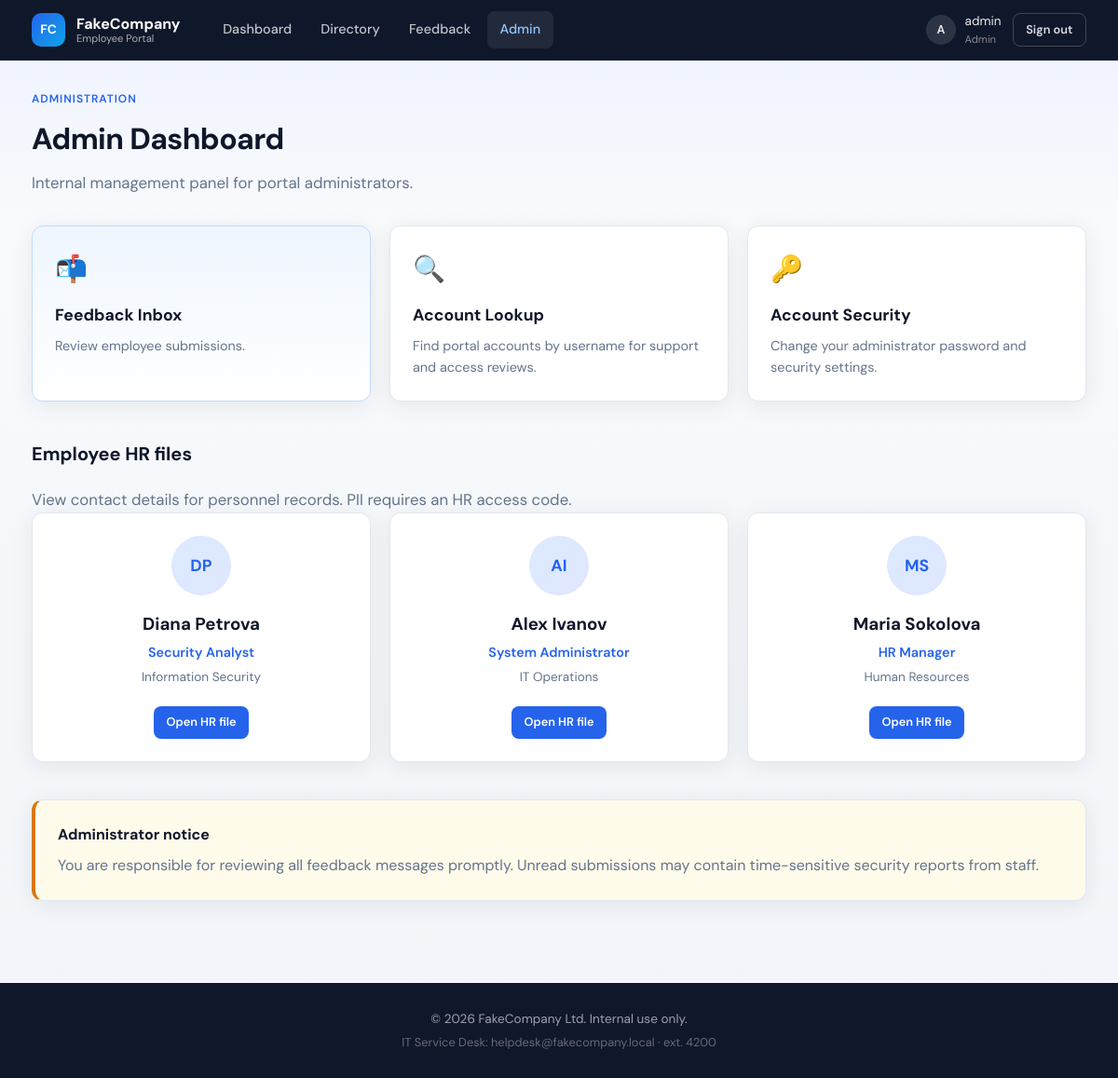
The page /admin (signed in) on the database its author committed.
### tables this page shows
CREATE TABLE users (
    id INTEGER PRIMARY KEY,
    username TEXT,
    password TEXT,
    role TEXT
, email TEXT, employee_id INTEGER);

### app.py (the view)
    @login_required
    def wrapped(*args, **kwargs):
        if session.get("role") != "admin":
            flash("Administrator privileges required.", "error")
            return redirect(url_for("home"))
        return view(*args, **kwargs)

### app.py (called while the page is built)
def get_db():
    if "db" not in g:
        g.db = sqlite3.connect(DATABASE)
        g.db.row_factory = sqlite3.Row
    return g.db

def current_user():
    username = session.get("user")
    if not username:
        return None
    db = get_db()
    return db.execute(
        "SELECT id, username, role, email, employee_id FROM users WHERE username = ?",
        (username,),
    ).fetchone()

def login_required(view):
    def wrapped(*args, **kwargs):
        if "user" not in session:
            return redirect(url_for("login", next=request.path))
        return view(*args, **kwargs)
    wrapped.__name__ = view.__name__
    return wrapped

def admin_required(view):
    @login_required
    def wrapped(*args, **kwargs):
        if session.get("role") != "admin":
            flash("Administrator privileges required.", "error")
            return redirect(url_for("home"))
        return view(*args, **kwargs)
    wrapped.__name__ = view.__name__
    return wrapped

@app.context_processor
def inject_globals():
    return {"current_user": current_user()}

@app.route("/admin")
@admin_required
def admin():
    unread = get_db().execute("SELECT COUNT(*) AS count FROM contact_messages").fetchone()["count"]
    return render_template("admin.html", unread_count=unread, employees=PUBLIC_EMPLOYEES)

### templates/admin.html (shortened to what this page needs)
{% extends "base.html" %}
{% block content %}
<section class="page-header">
    <p class="eyebrow">Administration</p>
    <h1>Admin Dashboard</h1>
    <p class="page-lead">Internal management panel for portal administrators.</p>
</section>
<section class="section">
    <div class="grid grid-3">
        <a href="{{ url_for('contact') }}" class="action-card action-card-accent">
            <div class="action-icon">📬</div>
            <h3>Feedback Inbox</h3>
            <p>
                Review employee submissions.
            </p>
        </a>
        <a href="{{ url_for('admin_search') }}" class="action-card">
            <div class="action-icon">🔍</div>
            <h3>Account Lookup</h3>
            <p>Find portal accounts by username for support and access reviews.</p>
        </a>
        <a href="{{ url_for('admin_change_password') }}" class="action-card">
            <div class="action-icon">🔑</div>
            <h3>Account Security</h3>
            <p>Change your administrator password and security settings.</p>
        </a>
    </div>
</section>
<section class="section">
    <h2 class="section-title">Employee HR files</h2>
    <p class="page-lead">View contact details for personnel records. PII requires an HR access code.</p>
    <div class="grid grid-3">
        {% for employee in employees %}
        <article class="employee-card">
            <div class="employee-avatar">{{ employee.name.split()[0][0] }}{{ employee.name.split()[-1][0] }}</div>
            <h3>{{ employee.name }}</h3>
            <p class="employee-role">{{ employee.role }}</p>
            <p class="employee-dept">{{ employee.department }}</p>
            <div class="card-actions">
                <a href="{{ url_for('admin_hr_record', employee_id=employee.id) }}" class="btn btn-primary btn-sm">Open HR file</a>
            </div>
        </article>
        {% endfor %}
    </div>
</section>
<section class="section">
    <div class="notice-card notice-card-warning">
        <h3>Administrator notice</h3>
        <p>
            You are responsible for reviewing all feedback messages promptly.
            Unread submissions may contain time-sensitive security reports from staff.
        </p>
    </div>
</section>
{% endblock %}

### templates/base.html (shortened to what this page needs)
<!DOCTYPE html>
<html lang="en">
<head>
    <link rel="stylesheet" href="{{ url_for('static', filename='css/style.css') }}">
</head>
<body>
    <header class="site-header">
        <div class="header-inner">
            <a href="{{ url_for('home') if current_user else url_for('login') }}" class="brand">
                <span class="brand-mark">FC</span>
                <span class="brand-text">
                    <strong>FakeCompany</strong>
                    <small>Employee Portal</small>
                </span>
            </a>
            {% if current_user %}
            <nav class="main-nav">
                <a href="{{ url_for('home') }}" class="{% if request.endpoint == 'home' %}active{% endif %}">Dashboard</a>
                <a href="{{ url_for('employee_list') }}" class="{% if request.endpoint in ('employee_list', 'profile') %}active{% endif %}">Directory</a>
                <a href="{{ url_for('contact') }}" class="{% if request.endpoint == 'contact' %}active{% endif %}">Feedback</a>
                {% if current_user.role == 'admin' %}
                <a href="{{ url_for('admin') }}" class="nav-admin {% if request.endpoint and request.endpoint.startswith('admin') %}active{% endif %}">Admin</a>
                {% endif %}
            </nav>
            <div class="user-menu">
                <span class="user-badge">
                    <span class="user-avatar">{{ current_user.username[0]|upper }}</span>
                    <span>
                        {{ current_user.username }}
                        <small>{{ current_user.role }}</small>
                    </span>
                </span>
                <a href="{{ url_for('logout') }}" class="btn btn-ghost btn-sm">Sign out</a>
            </div>
            {% else %}
            <nav class="main-nav">
                <a href="{{ url_for('about') }}">About</a>
                <a href="{{ url_for('contact') }}">Contact</a>
            </nav>
            <a href="{{ url_for('login') }}" class="btn btn-primary btn-sm">Sign in</a>
            {% endif %}
        </div>
    </header>
    <main class="main-content">
        {% block content %}{% endblock %}
    </main>
    <footer class="site-footer">
        <div class="footer-inner">
            <p>&copy; 2026 FakeCompany Ltd. Internal use only.</p>
            <p class="footer-meta">IT Service Desk: helpdesk@fakecompany.local · ext. 4200</p>
        </div>
    </footer>
</body>
</html>

### rows shown on the page
users: username "A", username "admin", role "Admin"

### other values the page prints
{{ employee.name.split()[0][0] }} "D" "A" "M"
{{ employee.name.split()[-1][0] }} "P" "I" "S"
{{ employee.name }} "Diana Petrova" "Alex Ivanov" "Maria Sokolova"
{{ employee.role }} "Security Analyst" "System Administrator" "HR Manager"
{{ employee.department }} "Information Security" "IT Operations" "Human Resources"
